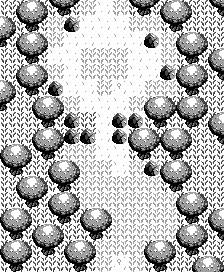

Below is a game level as drawn by its tile map, then a one-line description and the .tmx that defines it (tile-layer data replaced by summaries):
An orthogonal 14x17 tile map with 16x16 px tiles, 2 tile layers (ground, walls) and 3 objects (2x link, obsticle).

<map version="1.0" orientation="orthogonal" width="14" height="17" tilewidth="16" tileheight="16">
 <tileset firstgid="1" name="tileset" tilewidth="16" tileheight="16">
  <image source="../boulder/boulderTiles.png" width="160" height="64" />
 </tileset>
 <layer name="ground" width="14" height="17">
  <data>[238 cells, 238 non-empty, 4 distinct tile ids]</data>
 </layer>
 <layer name="walls" width="14" height="17">
  <data>[238 cells, 128 non-empty, 5 distinct tile ids]</data>
 </layer>
 <objectgroup name="objects" width="14" height="17">
  <object name="obsticle" x="96" y="128" width="16" height="16">
   <properties>
    <property name="type" value="boulder" />
   </properties>
  </object>
  <object name="link" x="80" y="0" width="48" height="16">
   <properties>
    <property name="direction" value="up" />
    <property name="node" value="clearing" />
   </properties>
  </object>
  <object name="link" x="96" y="256" width="48" height="16">
   <properties>
    <property name="direction" value="down" />
    <property name="node" value="boulderpuzzle" />
   </properties>
  </object>
 </objectgroup>
</map>
